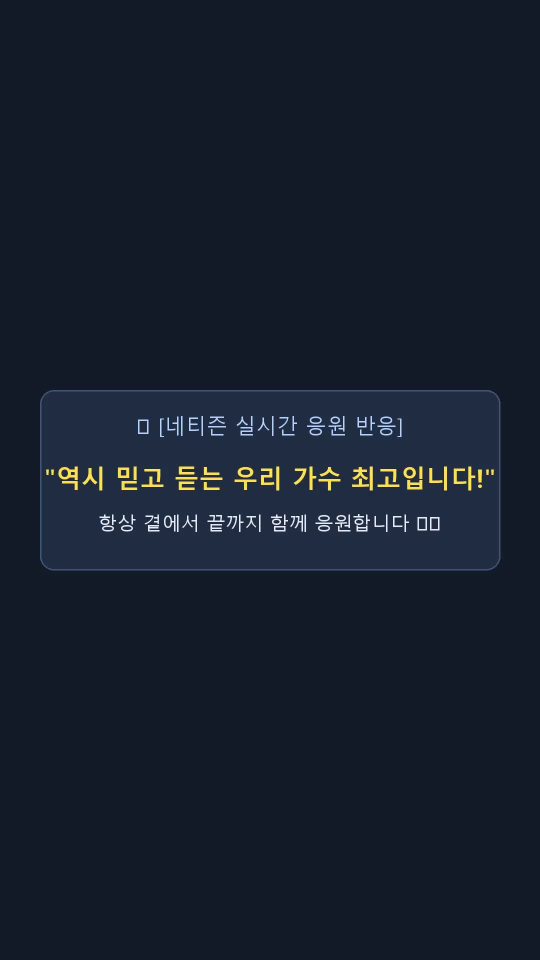
#> input picture assets/stock_videos/check_frame.jpg, 1080 x 1920 px (shown at 1/2 size)
$ python -i image_enricher.py   (imports and definitions only)
#> lines starting #> are read from the running program, lines starting #| are printed output that depends on the picture
import os
import re
import urllib.request
from urllib.parse import quote, urlparse
import ssl
from PIL import Image
import io
import random
import logging
from typing import Optional, List, Dict, Any, Union

logger = logging.getLogger("image_enricher")
# [2 lines not run here, left out]

HEADERS = {
    'User-Agent': 'Mozilla/5.0 (Windows NT 10.0; Win64; x64) AppleWebKit/537.36 (KHTML, like Gecko) Chrome/124.0.0.0 Safari/537.36'
}

SSL_CTX = ssl._create_unverified_context()

def is_logo_or_graphic(im: Image.Image) -> bool:
    """
    단색 배경에 텍스트가 박힌 언론사 대표 로고(예: THE FACT 붉은 로고, X 주황 로고 등),
    아이콘, 배너, 그래픽 카드를 정밀하게 검출하여 차단합니다.
    """
    try:
        rgb_im = im.convert("RGB")
        small = rgb_im.resize((100, 100))
        colors = small.getcolors(maxcolors=10000)
        if not colors:
            return False

        total_pixels = 10000
        sorted_colors = sorted(colors, key=lambda x: x[0], reverse=True)
        top1_pct = sorted_colors[0][0] / total_pixels
        top2_pct = (sorted_colors[0][0] + (sorted_colors[1][0] if len(sorted_colors) > 1 else 0)) / total_pixels

        # 주 1~2개 색상의 비율이 70% 이상이면 단색 로고/배너/그래픽 카드로 판정하여 차단
        if top1_pct > 0.60 or top2_pct > 0.72:
            return True

        return False
    except Exception:
        return False


def is_valid_photo(file_path: str, min_w: int = 280, min_h: int = 200) -> bool:
    """작은 아이콘(URL, A 등 버튼) 및 단색 로고를 필터링하고 FFmpeg 호환을 위해 표준 RGB JPEG로 정규화합니다."""
#> called with file_path = '../assets/stock_videos/check_frame.jpg', min_w = 280, min_h = 200
    try:
        with Image.open(file_path) as im:
#> im is the input picture: PIL image 1080x1920 RGB; mean R, G, B 22.5, 30.9, 44.5
            w, h = im.size
#> w = 1080; h = 1920
            if w < min_w or h < min_h:
                return False
            # 정방형에 가까운 초소형 아이콘 필터
            if w <= 64 and h <= 64:
                return False
            if is_logo_or_graphic(im):
#> in is_logo_or_graphic, `small = rgb_im.resize((100, 100))`:
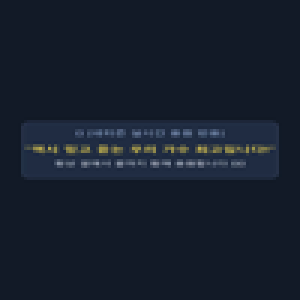
#> small: PIL image 100x100 RGB (shown 3 times larger); mean R, G, B 22.4, 30.9, 44.5
#> in is_logo_or_graphic, `colors = small.getcolors(maxcolors=10000)`: colors = 610 items
#> in is_logo_or_graphic, `top1_pct = sorted_colors[0][0] / total_pixels`: top1_pct = 0.808
#> in is_logo_or_graphic, `top2_pct = (sorted_colors[0][0] + (sorted_colors[1][0] if len(sorted_c..`: top2_pct = 0.847
                return False
            rgb_im = im.convert("RGB")
        # AVIF, WebP 등을 순수 표준 JPEG로 재저장 (FFmpeg demuxer 오류 방지)
        rgb_im.save(file_path, "JPEG", quality=95)
        return True
    except Exception:
        return False

# 한국 연예인 사진 검색용 최적화 템플릿
SEARCH_TEMPLATES = [
    "가수 {singer}",
    "{singer} 콘서트",
    "{singer} 무대",
    "{singer} 고화질"
]


# [174 lines left out: function _crawl_external_singer_photos, not called in this run]


# 한국 주요 트롯 가수별 공식 인스타그램 및 소속사 매핑 DB
OFFICIAL_SINGER_MAP = {
    "임영웅": {"instagram": "limyoungwoong.official", "agency": "물고기뮤직"},
    "박서진": {"instagram": "parkseojin_official", "agency": "포켓돌스튜디오"},
    "진해성": {"instagram": "jinhaeseong_official", "agency": "KDH엔터테인먼트"},
    "영탁": {"instagram": "zerotak2", "agency": "어비스컴퍼니"},
    "김용빈": {"instagram": "yongbin_official", "agency": "김용빈 공식"},
    "이찬원": {"instagram": "mee_woon_sani", "agency": "스카이이엔엠"},
    "박지현": {"instagram": "pjihyun_official", "agency": "TN엔터테인먼트"},
    "전유진": {"instagram": "jeonyujin_official", "agency": "전유진 공식"},
    "송가인": {"instagram": "songgain_", "agency": "포켓돌스튜디오"},
    "양지은": {"instagram": "yangjieun90", "agency": "초록뱀이엔엠"},
    "홍지윤": {"instagram": "hongjiyun_official", "agency": "생각엔터테인먼트"},
    "정동원": {"instagram": "dongwon_13", "agency": "쇼플레이"},
    "장민호": {"instagram": "jangminho7", "agency": "호엔터테인먼트"},
    "김호중": {"instagram": "tvarotti_official", "agency": "생각엔터테인먼트"},
    "손태진": {"instagram": "son_taejin", "agency": "미스틱스토리"},
    "안성훈": {"instagram": "ash_ash0815", "agency": "생각엔터테인먼트"},
    "신성": {"instagram": "shinsung_official", "agency": "뉴에라프로젝트"},
    "에녹": {"instagram": "enoch_official", "agency": "EMK엔터테인먼트"},
    "나상도": {"instagram": "sangdo_na", "agency": "JJ엔터테인먼트"},
    "최수호": {"instagram": "suho_choi_official", "agency": "포켓돌스튜디오"},
    "마이진": {"instagram": "myjin_official", "agency": "DB엔터테인먼트"},
    "오유진": {"instagram": "oh_yujin_official", "agency": "토탈셋"},
    "김희재": {"instagram": "heejae_official", "agency": "티엔엔터테인먼트"}
}

# 수집된 사진별 출처 메타데이터 세션 매핑 (file_path -> source_type)
PHOTO_SOURCE_MAP: Dict[str, str] = {}


# [386 lines left out: functions get_photo_source_type, get_photo_source_badge, search_instagram_official_photos, search_agency_official_photos, search_official_press_release_photos, fetch_singer_photos and 1 more, not called in this run]

>>> result = is_valid_photo('../assets/stock_videos/check_frame.jpg')
